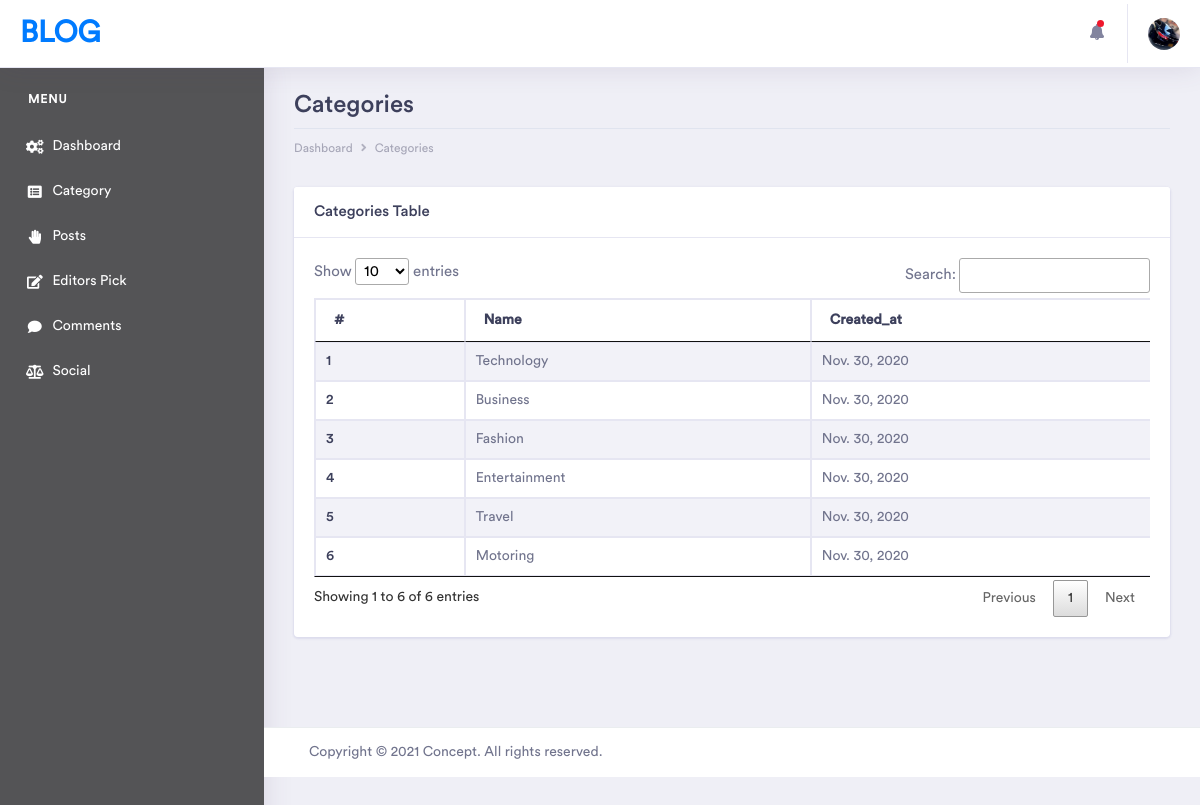
Page /brianadmin/category/ (signed in) on the committed database.
### blogbackapp/models.py (models this page shows, shortened)
class Blogger(get_user_model()):
    profile_image = models.ImageField(max_length=200, upload_to='bloggers-images', null=True, blank=True)
    county = models.ForeignKey(County, on_delete=models.SET_NULL, null=True)
    gender = models.CharField(max_length=100, null=True, blank=True)
    GROUP_STATUS = {
        ('BLOGGER', 'Blogger'),
        ('VIEWER', 'Viewer'),
    }
    group_status = models.CharField(choices=GROUP_STATUS, default='VIEWER', max_length=200, null=True, blank=True)
    ACTIVE_STATUS = {
        ('ACTIVATE', 'Activate'),
        ('DEACTIVATE', 'Deactivate'),
    }
    is_user_active = models.CharField(choices=ACTIVE_STATUS, default='ACTIVATE', max_length=200, null=True, blank=True)
    phone_number = models.CharField(max_length=20, null=True, blank=True)
    date_of_birth = models.DateField(default=datetime.datetime.now)
    created_at = models.DateTimeField(auto_now_add=True)
    updated_at = models.DateTimeField(auto_now=True)
    biography = models.TextField()
    class Meta:
        verbose_name = 'Blogger'
        verbose_name_plural = 'Bloggers'

class Category(models.Model):
    category = models.CharField(max_length=200, null=False, blank=False)
    created_at = models.DateTimeField(auto_now_add=True)
    updated_at = models.DateTimeField(auto_now=True)

### blogbackapp/views.py (the view)
# urls.py: path('category/', views.category, name='category'),
@login_required
def category(request):
    context = {
        'categories': Category.objects.all()
    }
    return render(request, 'back/categories.html', context)

### blogfrontapp/templatetags/templatetag.py (called while the page is built)
@register.filter("getbloggerComments")
def getbloggerComments(request):
    blogger = Blogger.objects.filter(user_ptr_id=request.user.id).first()
    return Comment.objects.filter(blogger=blogger).order_by('-created_at')

@register.filter("getbloggerimage")
def getbloggerimage(request):
    blogerr_img = Blogger.objects.filter(user_ptr_id=request.user.id).first()
    return blogerr_img.profile_image.url

### blogbackapp/templates/back/categories.html (shortened to what this page needs)
{% extends 'back/layout.html' %}
{% load static %}
{% load humanize %}
{% block content %}
    <div class="dashboard-wrapper">
            <div class="container-fluid dashboard-content">
                <div class="row">
                    <div class="col-xl-12 col-lg-12 col-md-12 col-sm-12 col-12">
                        <div class="page-header">
                            <h2 class="pageheader-title">Categories </h2>
                            <div class="page-breadcrumb">
                                <nav aria-label="breadcrumb">
                                    <ol class="breadcrumb">
                                        <li class="breadcrumb-item"><a href="{% url 'BLOGBACK:home' %}" class="breadcrumb-link">Dashboard</a></li>
                                        <li class="breadcrumb-item"><a href="#" class="breadcrumb-link">Categories</a></li>
                                    </ol>
                                </nav>
                            </div>
                        </div>
                    </div>
                </div>
                    <div class="row">
                        <div class="col-xl-12 col-lg-12 col-md-12 col-sm-12 col-12">
                           <div class="card">
                            <h5 class="card-header">Categories Table</h5>
                            <div class="card-body">
                                <div class="table-responsive">
                                    <table id="myTable" class="table table-striped table-bordered first">
                                         <thead>
                                            <tr>
                                                <th scope="col">#</th>
                                                <th scope="col">Name</th>
                                                <th scope="col">Created_at</th>
                                            </tr>
                                        </thead>
                                        <tbody>
                                            {% for category in categories %}
                                            <tr>
                                                <th scope="row">{{forloop.counter}}</th>
                                                <td>{{category.category|title}}</td>
                                                <td>{{category.created_at|naturalday}}</td>
                                            </tr>
                                            {% endfor %}
                                        </tbody>
                                    </table>
                                </div>
                            </div>
                        </div>
                        </div>
                    </div>
            </div>
             <div class="footer">
        <div class="container-fluid">
            <div class="row">
                <div class="col-xl-12 col-lg-12 col-md-12 col-sm-12 col-12">
                     Copyright ©
                    <script>var c = new Date(); document.write(c.getFullYear())</script> Concept. All rights reserved.
                </div>
            </div>
        </div>
    </div>
        </div>
{% endblock content %}

### blogbackapp/templates/back/layout.html (shortened to what this page needs)
<!doctype html>
<html lang="en">
{% load static %}
{% load templatetag %}
{% load humanize %}
<head>
    <link rel="stylesheet" href="{% static 'back/assets/vendor/bootstrap/css/bootstrap.min.css' %}">
    <link href="{% static 'back/assets/vendor/fonts/circular-std/style.css' %}" rel="stylesheet">
    <link rel="stylesheet" href="{% static 'back/assets/libs/css/style.css' %}">
    <link rel="stylesheet" href="{% static 'back/assets/vendor/fonts/fontawesome/css/fontawesome-all.css' %}">
    <link rel="stylesheet" href="{% static 'back/assets/vendor/charts/chartist-bundle/chartist.css' %}">
    <link rel="stylesheet" href="{% static 'back/assets/vendor/charts/morris-bundle/morris.css' %}">
    <link rel="stylesheet" href="{% static 'back/assets/vendor/fonts/material-design-iconic-font/css/materialdesignicons.min.css' %}">
    <link rel="stylesheet" href="{% static 'back/assets/vendor/charts/c3charts/c3.css' %}">
    <link rel="stylesheet" href="{% static 'back/assets/vendor/fonts/flag-icon-css/flag-icon.min.css' %}">
    <link rel="stylesheet" href="{% static 'back/dtables.css' %}">
    <link rel="stylesheet" href="{% static 'back/assets/vendor/bootstrap-select/css/bootstrap-select.css' %}">
    <link rel="stylesheet" href="{% static 'back/assets/vendor/select2/css/select2.css' %}">
</head>
<body>
    <div class="dashboard-main-wrapper">
        <div class="dashboard-header">
            <nav class="navbar navbar-expand-lg bg-white fixed-top">
                <a class="navbar-brand" href="index.html">Blog</a>
                <div class="collapse navbar-collapse " id="navbarSupportedContent">
                    <ul class="navbar-nav ml-auto navbar-right-top">
                        <li class="nav-item dropdown notification">
                            <a class="nav-link nav-icons" href="#" id="navbarDropdownMenuLink1" data-toggle="dropdown" aria-haspopup="true" aria-expanded="false"><i class="fas fa-fw fa-bell"></i> <span class="indicator"></span></a>
                        </li>
                        <li class="nav-item dropdown nav-user">
                            <a class="nav-link nav-user-img" href="#" id="navbarDropdownMenuLink2" data-toggle="dropdown" aria-haspopup="true" aria-expanded="false">
                                {% if request.user.is_superuser %}
                                    <img src="../../../static/back/assets/images/avatar-1.jpg" alt="" class="user-avatar-md rounded-circle">
                                {% else %}
                                    <img src="{{ request|getbloggerimage }}" alt="" class="user-avatar-md rounded-circle">
                                {% endif %}
                            </a>
                        </li>
                    </ul>
                </div>
            </nav>
        </div>
        <div class="nav-left-sidebar sidebar-dark">
            <div class="menu-list">
                <nav class="navbar navbar-expand-lg navbar-light">
                    <div class="collapse navbar-collapse" id="navbarNav">
                        <ul class="navbar-nav flex-column">
                            <li class="nav-divider">
                                Menu
                            </li>
                            <li class="nav-item ">
                                <a class="nav-link " href="{% url 'BLOGBACK:home' %}" ><i class="fa fa-fw fa-cogs"></i>Dashboard <span class="badge badge-success">6</span></a>
                            </li>
                                <li class="nav-item">
                                    <a class="nav-link" href="{% url 'BLOGBACK:category' %}" ><i class="fa fa-fw fa-list-alt"></i>Category</a>
                                </li>
                            <li class="nav-item">
                                <a class="nav-link" href="{% url 'BLOGBACK:posts' %}" ><i class="fas fa-fw fa-hand-paper"></i>Posts</a>
                            </li>
                            <li class="nav-item">
                                    <a class="nav-link" href="{% url 'BLOGBACK:edutorial_pick' %}" ><i class="fas fa-fw fa-edit"></i>Editors Pick</a>
                                </li>
                            <li class="nav-item">
                                <a class="nav-link" href="{% url 'BLOGBACK:comments' %}" ><i class="fas fa-fw fa-comment"></i>Comments</a>
                            </li>
                            <li class="nav-item">
                                <a class="nav-link" href="{% url 'BLOGBACK:social' %}" ><i class="fa fa-fw fa-balance-scale"></i>Social</a>
                            </li>
                        </ul>
                    </div>
                </nav>
            </div>
        </div>
        {% block content %}
        {% endblock content %}
    </div>
    {% load sweetify %}
</body>
</html>

### static/back/dtables.css (style rules this page uses)
table.dataTable { width:100%;margin:0 auto;clear:both;border-collapse:separate;border-spacing:0 }
table.dataTable thead th,table.dataTable tfoot th { font-weight:bold }
table.dataTable thead th,table.dataTable thead td { padding:10px 18px;border-bottom:1px solid #111 }
table.dataTable thead .sorting,table.dataTable thead .sorting_asc,table.dataTable thead .sorting_desc,table.dataTable thead .sorting_asc_disabled,table.dataTable thead .sorting_desc_disabled { cursor:pointer;*cursor:hand;background-repeat:no-repeat;background-position:center right }
table.dataTable thead .sorting { background-image:url("../images/sort_both.png") }
table.dataTable thead .sorting_asc { background-image:url("../images/sort_asc.png") }
table.dataTable tbody tr { background-color:#ffffff }
table.dataTable tbody th,table.dataTable tbody td { padding:8px 10px }
table.dataTable.no-footer { border-bottom:1px solid #111 }
table.dataTable,table.dataTable th,table.dataTable td { box-sizing:content-box }

### rows in the picture
Category: category "Technology", created_at "Nov. 30, 2020"
Category: category "Business", created_at "Nov. 30, 2020"
Category: category "Fashion", created_at "Nov. 30, 2020"
Category: category "Entertainment", created_at "Nov. 30, 2020"
Category: category "Travel", created_at "Nov. 30, 2020"
Category: category "Motoring", created_at "Nov. 30, 2020"
